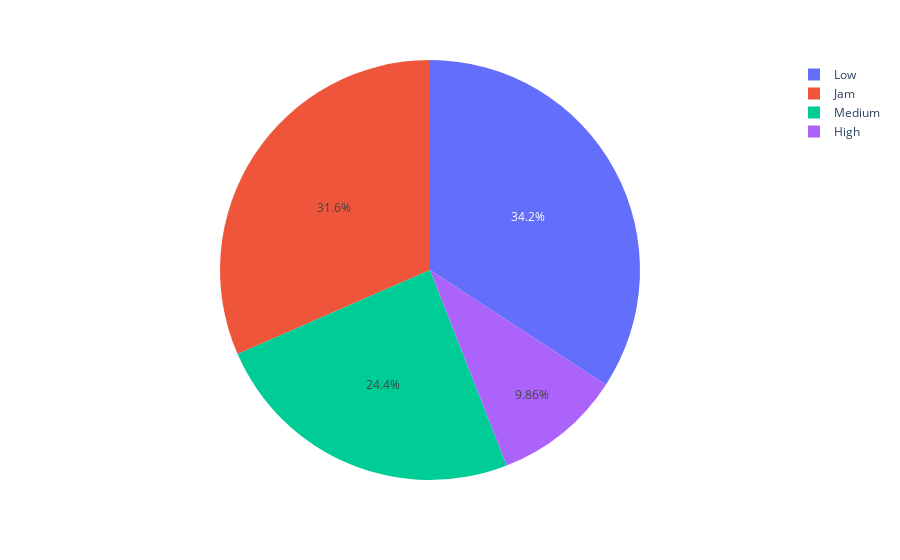

The notebook cell saved with this chart:
### Code cell
#Exemplo 3

df_aux = df1.loc[:,['ID','Road_traffic_density']].groupby('Road_traffic_density').count().reset_index()

df_aux = df_aux.loc[df_aux['Road_traffic_density'] != 'NaN ', :]

df_aux['entregas_perc'] = df_aux['ID']/df_aux['ID'].sum()
df_aux

px.pie(df_aux, values='entregas_perc', names='Road_traffic_density')

### Figure 1 — Plotly figure (JSON) as saved in the notebook; plotly's stock layout.template omitted (floating-point values rounded to 4 significant figures)
{"data": [{"domain": {"x": [0, 1], "y": [0, 1]}, "hovertemplate": "Road_traffic_density=%{label}<br>entregas_perc=%{value}<extra></extra>", "labels": ["High ", "Jam ", "Low ", "Medium "], "legendgroup": "", "name": "", "showlegend": true, "type": "pie", "values": [0.09861, 0.3156, 0.3419, 0.2439]}], "layout": {"autosize": true, "legend": {"tracegroupgap": 0}, "margin": {"t": 60}}}
